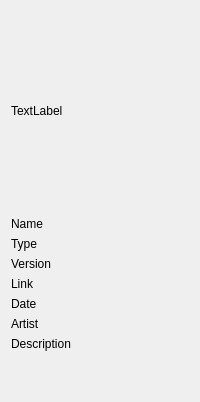
               <widget class="QWidget" name="page_11">
                <layout class="QVBoxLayout" name="verticalLayout_14">
                 <item>
                  <widget class="QLabel" name="label_list_asset_thumbnail">
                   <property name="sizePolicy">
                    <sizepolicy hsizetype="Expanding" vsizetype="Expanding">
                     <horstretch>0</horstretch>
                     <verstretch>0</verstretch>
                    </sizepolicy>
                   </property>
                   <property name="minimumSize">
                    <size>
                     <width>0</width>
                     <height>200</height>
                    </size>
                   </property>
                   <property name="maximumSize">
                    <size>
                     <width>16777215</width>
                     <height>200</height>
                    </size>
                   </property>
                   <property name="text">
                    <string>TextLabel</string>
                   </property>
                  </widget>
                 </item>
                 <item>
                  <layout class="QGridLayout" name="gridLayout_4">
                   <item row="0" column="1">
                    <widget class="QLabel" name="label_list_asset_name">
                     <property name="text">
                      <string/>
                     </property>
                    </widget>
                   </item>
                   <item row="3" column="0">
                    <widget class="QLabel" name="label_56">
                     <property name="text">
                      <string>Link</string>
                     </property>
                    </widget>
                   </item>
                   <item row="4" column="0">
                    <widget class="QLabel" name="label_58">
                     <property name="text">
                      <string>Date</string>
                     </property>
                    </widget>
                   </item>
                   <item row="2" column="1">
                    <widget class="QLabel" name="label_list_asset_ver">
                     <property name="text">
                      <string/>
                     </property>
                    </widget>
                   </item>
                   <item row="0" column="0">
                    <widget class="QLabel" name="label_50">
                     <property name="text">
                      <string>Name</string>
                     </property>
                    </widget>
                   </item>
                   <item row="1" column="0">
                    <widget class="QLabel" name="label_52">
                     <property name="text">
                      <string>Type</string>
                     </property>
                    </widget>
                   </item>
                   <item row="1" column="1">
                    <widget class="QLabel" name="label_list_asset_type">
                     <property name="text">
                      <string/>
                     </property>
                    </widget>
                   </item>
                   <item row="4" column="1">
                    <widget class="QLabel" name="label_list_asset_date">
                     <property name="text">
                      <string/>
                     </property>
                    </widget>
                   </item>
                   <item row="3" column="1">
                    <widget class="QLabel" name="label_list_asset_link">
                     <property name="text">
                      <string/>
                     </property>
                    </widget>
                   </item>
                   <item row="5" column="0">
                    <widget class="QLabel" name="label_60">
                     <property name="text">
                      <string>Artist</string>
                     </property>
                    </widget>
                   </item>
                   <item row="5" column="1">
                    <widget class="QLabel" name="label_list_asset_artist">
                     <property name="text">
                      <string/>
                     </property>
                    </widget>
                   </item>
                   <item row="6" column="1">
                    <widget class="QLabel" name="label_list_asset_des">
                     <property name="text">
                      <string/>
                     </property>
                    </widget>
                   </item>
                   <item row="2" column="0">
                    <widget class="QLabel" name="label_53">
                     <property name="text">
                      <string>Version</string>
                     </property>
                    </widget>
                   </item>
                   <item row="6" column="0">
                    <widget class="QLabel" name="label_62">
                     <property name="text">
                      <string>Description</string>
                     </property>
                    </widget>
                   </item>
                  </layout>
                 </item>
                 <item>
                  <spacer name="verticalSpacer">
                   <property name="orientation">
                    <enum>Qt::Vertical</enum>
                   </property>
                   <property name="sizeHint" stdset="0">
                    <size>
                     <width>20</width>
                     <height>40</height>
                    </size>
                   </property>
                  </spacer>
                 </item>
                </layout>
               </widget>
